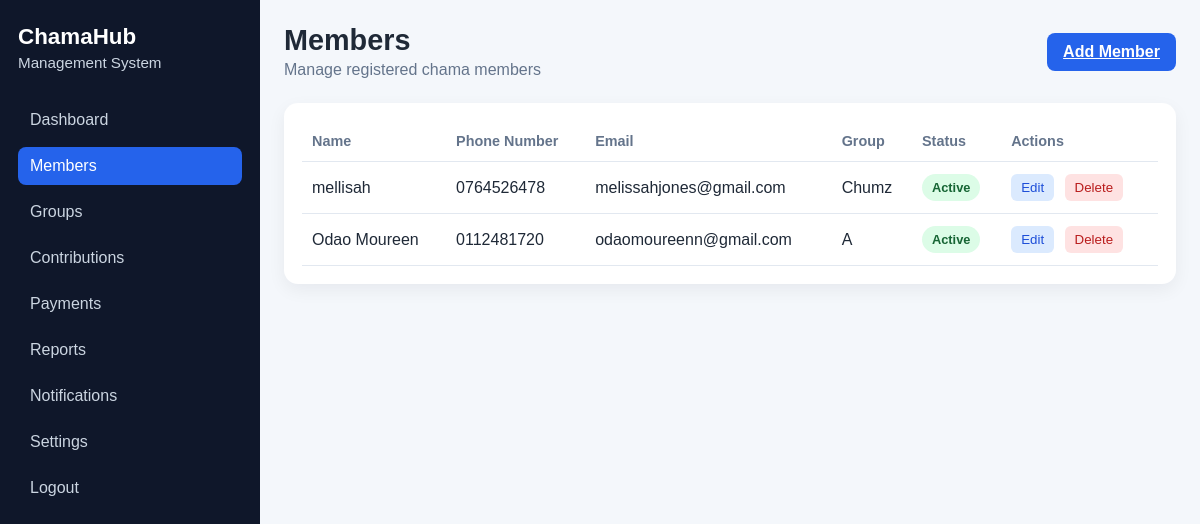
/members, run on the app's committed database.
### app/models.py (models this page shows, shortened)
class Member(db.Model):
    __tablename__ = "members"
    id = db.Column(db.Integer, primary_key=True)
    full_name = db.Column(db.String(100), nullable=False)
    email = db.Column(db.String(120), unique=True, nullable=False)
    phone = db.Column(db.String(20), nullable=False)
    group_name = db.Column(db.String(100), nullable=True)
    join_date = db.Column(db.String(20), nullable=True)
    status = db.Column(db.String(20), nullable=False, default="Active")

### app/routes.py (the view)
@main.route("/members")
def members():
    members = Member.query.order_by(Member.id.desc()).all()
    return render_template("members.html", members=members)

### app/templates/members.html (shortened to what this page needs)
<!DOCTYPE html>
<html lang="en">
  <head>
    <link rel="stylesheet" href="{{ url_for('static', filename='css/dashboard.css') }}" />
  </head>
  <body>
    <div class="dashboard-layout">
      <aside class="sidebar">
        <div class="brand-block">
          <h2>ChamaHub</h2>
          <p>Management System</p>
        </div>
        <nav class="sidebar-nav">
          <a href="{{ url_for('main.dashboard') }}">Dashboard</a>
          <a href="{{ url_for('main.members') }}" class="active">Members</a>
          <a href="{{ url_for('main.groups') }}">Groups</a>
          <a href="{{ url_for('main.contributions') }}">Contributions</a>
          <a href="{{ url_for('main.payouts') }}">Payments</a>
          <a href="{{ url_for('main.reports') }}">Reports</a>
          <a href="{{ url_for('main.notifications') }}">Notifications</a>
          <a href="{{ url_for('main.settings') }}">Settings</a>
          <a href="{{ url_for('main.logout') }}">Logout</a>
        </nav>
      </aside>
      <main class="main-content">
        <header class="topbar">
          <div>
            <h1>Members</h1>
            <p>Manage registered chama members</p>
          </div>
          <a href="{{ url_for('main.add_member') }}" id="openMemberModal" class="add-btn">Add Member</a>
        </header>
        <section class="panel">
          <div class="table-wrapper">
            <table class="data-table">
              <thead>
                <tr>
                  <th>Name</th>
                  <th>Phone Number</th>
                  <th>Email</th>
                  <th>Group</th>
                  <th>Status</th>
                  <th>Actions</th>
                </tr>
              </thead>
              <tbody id="membersTableBody">
                {% for member in members %}
                <tr>
                  <td>{{ member.full_name }}</td>
                  <td>{{ member.phone }}</td>
                  <td>{{ member.email }}</td>
                  <td>{{ member.group_name or '—' }}</td>
                  <td><span class="status {{ member.status.lower() }}">{{ member.status }}</span></td>
                  <td>
                    <button class="action-btn edit">Edit</button>
                    <button class="action-btn delete">Delete</button>
                  </td>
                </tr>
                {% else %}
                <tr>
                  <td colspan="6">No members yet. Add your first member.</td>
                </tr>
                {% endfor %}
              </tbody>
            </table>
          </div>
        </section>
      </main>
    </div>
  </body>
</html>

### app/static/css/dashboard.css (style rules this page uses)
:root { --bg: #f4f7fb; --sidebar: #0f172a; --sidebar-text: #cbd5e1; --sidebar-active: #2563eb; --card: #ffffff; --text: #1f2937; --muted: #64748b; --accent: #2563eb; }
* { box-sizing: border-box; margin: 0; padding: 0; }
body { font-family: Arial, Helvetica, sans-serif; background: var(--bg); color: var(--text); }
.dashboard-layout { display: flex; min-height: 100vh; }
.sidebar { width: 260px; background: var(--sidebar); color: white; padding: 24px 18px; }
.brand-block { margin-bottom: 30px; }
.brand-block h2 { font-size: 1.4rem; margin-bottom: 4px; }
.brand-block p { color: var(--sidebar-text); font-size: 0.95rem; }
.sidebar-nav { display: flex; flex-direction: column; gap: 8px; }
.sidebar-nav a { color: var(--sidebar-text); text-decoration: none; padding: 10px 12px; border-radius: 8px; transition: 0.2s ease; }
.sidebar-nav a:hover, .sidebar-nav a.active { background: var(--sidebar-active); color: white; }
.main-content { flex: 1; padding: 24px; }
.topbar { display: flex; justify-content: space-between; align-items: center; margin-bottom: 24px; }
.topbar h1 { font-size: 1.8rem; margin-bottom: 4px; }
.topbar p { color: var(--muted); }
.card, .panel { background: var(--card); border-radius: 14px; padding: 18px; box-shadow: 0 6px 18px rgba(15, 23, 42, 0.06); }
.add-btn { background: var(--accent); color: white; border: none; padding: 10px 16px; border-radius: 8px; cursor: pointer; font-weight: bold; }
.table-wrapper { overflow-x: auto; }
.data-table { width: 100%; border-collapse: collapse; }
.data-table th, .data-table td { text-align: left; padding: 12px 10px; border-bottom: 1px solid #e2e8f0; }
.data-table th { color: var(--muted); font-size: 0.9rem; }
.status { display: inline-block; padding: 6px 10px; border-radius: 999px; font-size: 0.8rem; font-weight: bold; }
.status.active { background: #dcfce7; color: #166534; }
.action-btn { border: none; padding: 6px 10px; border-radius: 6px; cursor: pointer; margin-right: 6px; }
.action-btn.edit { background: #dbeafe; color: #1d4ed8; }
.action-btn.delete { background: #fee2e2; color: #b91c1c; }

### data on the page
Member: full_name "mellisah", phone "0764526478", email "melissahjones@gmail.com", group_name "Chumz", status "Active"
Member: full_name "Odao Moureen", phone "0112481720", email "odaomoureenn@gmail.com", group_name "A", status "Active"
